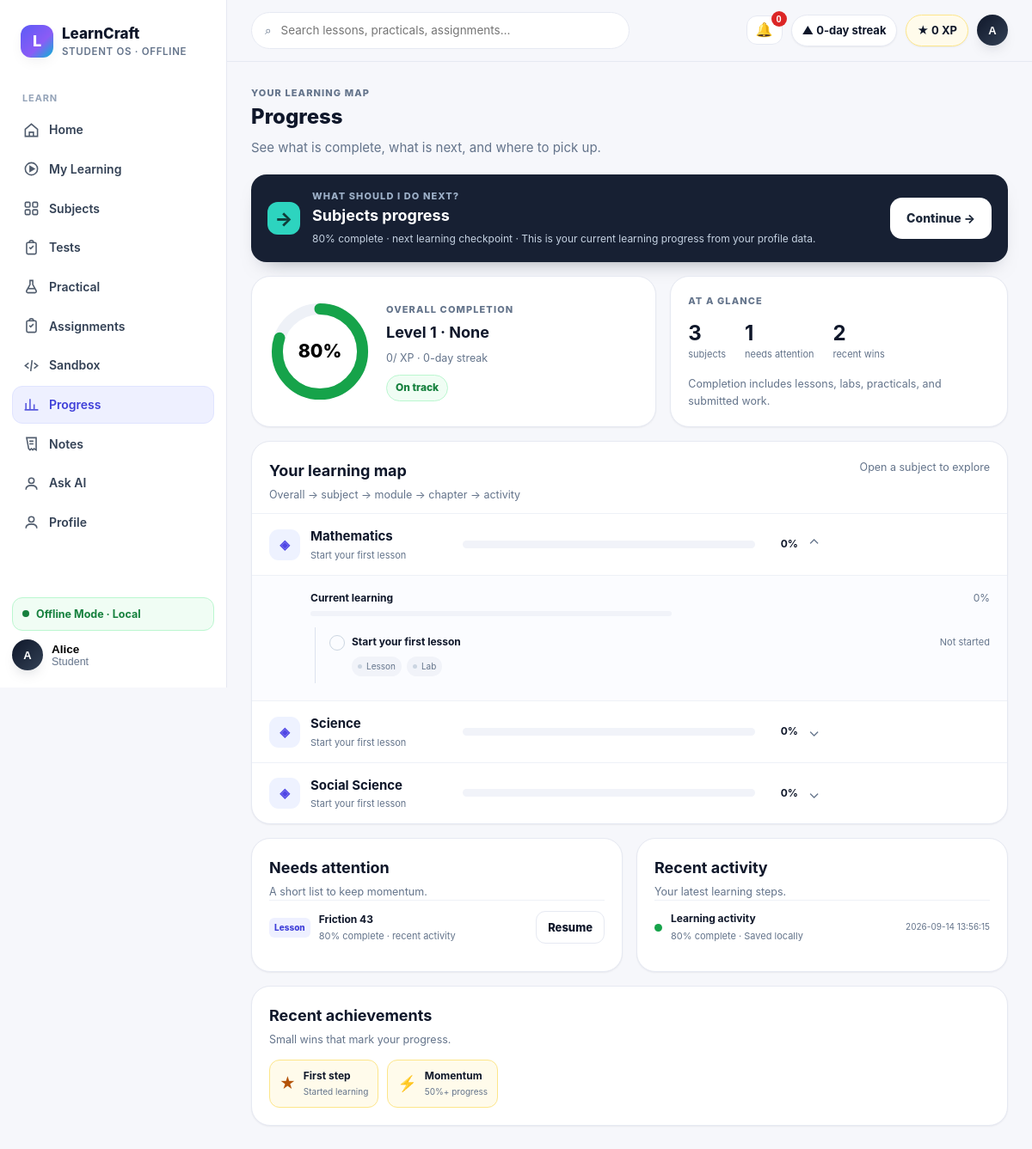
The page /progress (signed in) on the database its author committed.
### tables this page shows
CREATE TABLE users (
            id INTEGER PRIMARY KEY AUTOINCREMENT,
            name TEXT NOT NULL,
            email TEXT NOT NULL UNIQUE,
            password_hash TEXT NOT NULL,
            role TEXT NOT NULL DEFAULT 'STUDENT',
            avatar TEXT,
            bio TEXT,
            created_at TIMESTAMP NOT NULL DEFAULT CURRENT_TIMESTAMP,
            updated_at TIMESTAMP NOT NULL DEFAULT CURRENT_TIMESTAMP
        );

CREATE TABLE academic_subjects (
            subject_id TEXT PRIMARY KEY,
            board TEXT NOT NULL,
            class_level TEXT NOT NULL,
            academic_year TEXT NOT NULL,
            slug TEXT NOT NULL,
            name TEXT NOT NULL,
            description TEXT NOT NULL DEFAULT '',
            source_version TEXT NOT NULL,
            UNIQUE(board, class_level, academic_year, slug)
        );

CREATE TABLE learning_progress (
            id INTEGER PRIMARY KEY AUTOINCREMENT,
            user_id INTEGER NOT NULL,
            subject_slug TEXT,
            chapter_id TEXT,
            lesson_id TEXT,
            status TEXT NOT NULL DEFAULT 'not_started',
            percent_complete INTEGER NOT NULL DEFAULT 0,
            score REAL DEFAULT 0,
            last_activity TEXT,
            created_at TIMESTAMP NOT NULL DEFAULT CURRENT_TIMESTAMP,
            updated_at TIMESTAMP NOT NULL DEFAULT CURRENT_TIMESTAMP,
            UNIQUE(user_id, lesson_id),
            FOREIGN KEY (user_id) REFERENCES users(id) ON DELETE CASCADE
        );

### app/main.py (the view)
@app.route("/progress")
@require_auth
def progress():
    user = current_user()
    dashboard = build_user_progress_dashboard(user["id"])
    return render_template("pages/progress.html", title="Progress",
                           subjects=dashboard["subjects"], weekly=[],
                           progress_subjects=[{
                               "name": s["name"],
                               "slug": s["slug"],
                               "icon": s["icon"],
                               "bg": s["bg"],
                               "color": s["color"],
                               "progress": s["progress"],
                               "current_chapter": s["current_chapter"],
                               "modules": [{
                                   "title": "Current learning",
                                   "progress": s["progress"],
                                   "chapters": [{
                                       "title": s["current_chapter"],
                                       "progress": s["progress"],
                                       "status": "Completed" if s["progress"] >= 100 else ("In Progress" if s["progress"] > 0 else "Not started"),
                                       "activity": [
                                           {"name": "Lesson", "status": "Completed" if s["progress"] >= 100 else ("In progress" if s["progress"] > 0 else "Not started")},
                                           {"name": "Lab", "status": "Completed" if s["progress"] >= 100 else ("In progress" if s["progress"] > 0 else "Not started")},
                                       ]
                                   }]
                               }]
                           } for s in dashboard["subjects"]],
                           next_action=dashboard["next_action"], pending_work=dashboard["pending_work"],
                           activity_history=dashboard["activity_history"],
                           achievements=dashboard["achievements"], **shell_ctx("progress", user))

### app/database/connection.py (called while the page is built)
def resolve_db_path():
    configured = os.environ.get("LEARNCRAFT_DB_PATH")
    if configured:
        candidate = Path(configured)
        if not candidate.is_absolute():
            return (BASE_DIR / candidate).resolve()
        return candidate
    return DATA_DIR / "learncraft.db"

def get_connection():
    db_path = resolve_db_path()
    db_path.parent.mkdir(parents=True, exist_ok=True)
    connection = sqlite3.connect(db_path, timeout=30.0, check_same_thread=False)
    connection.row_factory = sqlite3.Row
    try:
        connection.execute("PRAGMA journal_mode=WAL")
        connection.execute("PRAGMA busy_timeout=30000")
        connection.execute("PRAGMA foreign_keys=ON")
    except sqlite3.Error:
        pass
    return connection

def _row_to_dict(row):
    return dict(row) if row else None

def get_user_by_id(user_id):
    connection = get_connection()
    user = connection.execute("SELECT * FROM users WHERE id = ?", (int(user_id),)).fetchone()
    connection.close()
    return _row_to_dict(user)

def user_payload(user):
    if not user:
        return None
    user_data = dict(user)
    user_data.pop("password_hash", None)
    return user_data

def get_user_progress(user_id):
    connection = get_connection()
    rows = connection.execute(
        "SELECT * FROM learning_progress WHERE user_id = ? ORDER BY updated_at DESC",
        (int(user_id),),
    ).fetchall()
    connection.close()
    return [dict(row) for row in rows]

### app/main.py (called while the page is built, shortened)
@app.before_request
def _lazy_runtime_bootstrap():
    global _RUNTIME_READY

def current_user():
    user_id = session.get("user_id")
    if not user_id:
        return None
    return user_payload(get_user_by_id(user_id))

def is_teacher_user(user=None):
    return bool(user) and user.get("role") in {"TEACHER", "ADMIN"}

def require_auth(view):
    @wraps(view)
    def wrapped(*args, **kwargs):
        user = current_user()
        return view(*args, **kwargs)
    return wrapped

def shell_ctx(active, user=None):
    pending = 0
    if user and user.get("role") == "STUDENT":
        try:
            pending = len(student_assignments(user["id"]))
        except Exception:
            pending = 0
    return dict(nav=M.NAV, student=build_student_profile(user), active=active, pending_count=pending,
                is_teacher=is_teacher_user(user))

### app/services/content_catalog.py (called while the page is built)
def _read_feature(filename: str) -> dict:
    path = FEATURES_DIR / filename
    if not path.exists():
        return {"subjects": []}
    return _read_json(path)

### frontend/templates/pages/progress.html
{% extends "base.html" %}{% from "components.html" import progressbar, badge %}
{% block content %}
<div class="page-head"><div><div class="eyebrow">Your learning map</div><div class="h1">Progress</div><p>See what is complete, what is next, and where to pick up.</p></div></div>
<section class="next-action"><div class="next-action-mark">→</div><div class="next-action-copy"><div class="eyebrow">What should I do next?</div><div class="h2">{{ next_action.title }}</div><p>{{ next_action.detail }} · {{ next_action.reason }}</p></div><a class="btn btn-primary" href="{{ next_action.href }}">{{ next_action.action }} →</a></section>
<div class="progress-overview"><section class="card overall-progress"><svg class="ring" viewBox="0 0 100 100"><circle cx="50" cy="50" r="42" fill="none" stroke="#EEF1F7" stroke-width="11"/><circle cx="50" cy="50" r="42" fill="none" stroke="#16A34A" stroke-width="11" stroke-linecap="round" stroke-dasharray="{{ student.overall_progress * 2.64 }} 264" transform="rotate(-90 50 50)"/><text x="50" y="56" text-anchor="middle" font-size="18" font-weight="800">{{ student.overall_progress }}%</text></svg><div><div class="eyebrow">Overall completion</div><div class="h2" style="margin-top:4px">Level {{ student.level }} · {{ student.rank }}</div><p class="caption">{{ student.xp }}/{{ student.xp_next }} XP · {{ student.streak_days }}-day streak</p><span class="badge ok">On track</span></div></section><section class="card overview-summary"><div class="eyebrow">At a glance</div><div class="summary-items"><div><b>{{ progress_subjects|length }}</b><span>subjects</span></div><div><b>{{ pending_work|length }}</b><span>needs attention</span></div><div><b>{{ achievements|selectattr('earned')|list|length }}</b><span>recent wins</span></div></div><div class="caption">Completion includes lessons, labs, practicals, and submitted work.</div></section></div>
<section class="progress-map"><div class="section-heading"><div><div class="h2">Your learning map</div><p class="caption">Overall → subject → module → chapter → activity</p></div><span class="caption">Open a subject to explore</span></div>{% for subject in progress_subjects %}<details class="progress-subject" {% if loop.first %}open{% endif %} data-search="{{ subject.name }}"><summary><span class="subject-icon" style="background:{{ subject.bg }};color:{{ subject.color }}">{{ subject.icon }}</span><span class="subject-name"><b>{{ subject.name }}</b><small>{{ subject.current_chapter }}</small></span><span class="subject-bar">{{ progressbar(subject.progress) }}</span><strong>{{ subject.progress }}%</strong><span class="summary-chevron">⌄</span></summary><div class="module-list">{% for module in subject.modules %}<div class="progress-module"><div class="module-head"><b>{{ module.title }}</b><span>{{ module.progress }}%</span></div>{{ progressbar(module.progress) }}<div class="chapter-list">{% for chapter in module.chapters %}<div class="progress-chapter"><div class="chapter-head"><span class="completion-dot {{ 'complete' if chapter.status == 'Completed' else ('current' if chapter.status == 'In Progress' else '') }}">{{ '✓' if chapter.status == 'Completed' else ('•' if chapter.status == 'In Progress' else '') }}</span><b>{{ chapter.title }}</b><span class="caption">{{ chapter.status }}</span></div><div class="activity-list">{% for activity in chapter.activity %}<span class="activity-chip {{ 'done' if activity.status == 'Completed' else ('current' if activity.status == 'In progress' else '') }}"><i></i>{{ activity.name }}</span>{% endfor %}</div></div>{% endfor %}</div></div>{% endfor %}</div></details>{% endfor %}</section>
<div class="progress-lower"><section class="card"><div class="section-heading"><div><div class="h2">Needs attention</div><p class="caption">A short list to keep momentum.</p></div></div>{% for item in pending_work %}<div class="pending-row"><span class="pending-kind">{{ item.kind }}</span><div><b>{{ item.title }}</b><small>{{ item.detail }}</small></div><a class="btn btn-secondary btn-sm" href="{{ item.href }}">{{ item.action }}</a></div>{% endfor %}</section><section class="card"><div class="section-heading"><div><div class="h2">Recent activity</div><p class="caption">Your latest learning steps.</p></div></div>{% for item in activity_history %}<div class="history-row"><span class="history-dot {{ item.tone }}"></span><div><b>{{ item.title }}</b><small>{{ item.detail }}</small></div><time>{{ item.time }}</time></div>{% endfor %}</section></div>
<section class="card achievements-section"><div class="section-heading"><div><div class="h2">Recent achievements</div><p class="caption">Small wins that mark your progress.</p></div></div><div class="achievement-strip">{% for a in achievements %}{% if a.earned %}<div class="achievement-mini"><span>{{ a.icon }}</span><div><b>{{ a.name }}</b><small>{{ a.desc }}</small></div></div>{% endif %}{% endfor %}</div></section>
{% endblock %}

### frontend/templates/base.html (shortened to what this page needs)
<!DOCTYPE html>
<html lang="en">
<head>
<link rel="stylesheet" href="/static/css/design-system.css">
</head>
<body>
{% from "components.html" import icon %}
<div class="shell">
  <aside class="sidebar" id="sidebar">
    <div class="brand"><div class="brand-mark">L</div><div><div class="brand-name">LearnCraft</div><div class="brand-sub">Student OS · Offline</div></div></div>
    <nav class="nav">
      <div class="nav-label">Learn</div>
      {% for item in nav %}
      <a class="nav-item {% if active == item.slug %}active{% endif %}" href="{{ item.href }}">{{ icon(item.icon) }}{{ item.label }}
      </a>
      {% endfor %}
    </nav>
    <div class="side-foot">
      <div class="offline-pill" data-network-pill><span class="dot pulse"></span><span>Offline Mode · Local</span></div>
      <div class="profile-menu-wrap sidebar-profile-wrap">
        <button class="mini-profile profile-trigger" type="button" aria-expanded="false" aria-controls="sidebarProfileMenu">
          <div class="avatar">{{ student.avatar }}</div>
          <div><div style="font-weight:800;font-size:13.5px">{{ student.name }}</div><div class="caption">{{ student.roll_no }}</div></div>
        </button>
      </div>
    </div>
  </aside>
  <div class="main">
    <div class="topbar">
      <div class="search">⌕ <input id="globalSearch" placeholder="Search lessons, practicals, assignments…" oninput="filterCards(this.value)"></div>
      <div class="top-actions">
        {% if not is_teacher %}
        <div class="notif-wrap">
          <button class="notif-btn" id="notifBell" type="button" aria-expanded="false" aria-controls="notifMenu" aria-label="Notifications">🔔<span class="notif-count" id="notifCount" hidden>0</span></button>
        </div>
        {% endif %}
        <span class="pill">▲ {{ student.streak_days }}-day streak</span>
        <span class="pill xp">★ {{ student.xp }} XP</span>
        <div class="profile-menu-wrap top-profile-wrap">
          <button class="profile-trigger top-profile-trigger" type="button" aria-expanded="false" aria-controls="topProfileMenu">
            <div class="avatar">{{ student.avatar }}</div>
          </button>
        </div>
      </div>
    </div>
    <div class="content">{% block content %}{% endblock %}</div>
  </div>
</div>
</body>
</html>

### frontend/templates/components.html (shortened to what this page needs)
{% macro icon(name) -%}
{% if name == 'home' %}<svg viewBox="0 0 24 24" fill="none" stroke="currentColor" stroke-width="2"><path d="M3 10.5 12 3l9 7.5V21H3z"/><path d="M9 21v-6h6v6"/></svg>
{% elif name == 'play' %}<svg viewBox="0 0 24 24" fill="none" stroke="currentColor" stroke-width="2"><circle cx="12" cy="12" r="9"/><path d="M10 8.5v7l6-3.5z" fill="currentColor"/></svg>
{% elif name == 'grid' %}<svg viewBox="0 0 24 24" fill="none" stroke="currentColor" stroke-width="2"><rect x="3" y="3" width="7" height="7" rx="1.5"/><rect x="14" y="3" width="7" height="7" rx="1.5"/><rect x="3" y="14" width="7" height="7" rx="1.5"/><rect x="14" y="14" width="7" height="7" rx="1.5"/></svg>
{% elif name == 'flask' %}<svg viewBox="0 0 24 24" fill="none" stroke="currentColor" stroke-width="2"><path d="M9 3h6M10 3v6l-5 9a2 2 0 0 0 1.8 3h10.4A2 2 0 0 0 19 18l-5-9V3"/><path d="M7.5 15h9"/></svg>
{% elif name == 'clip' %}<svg viewBox="0 0 24 24" fill="none" stroke="currentColor" stroke-width="2"><rect x="5" y="4" width="14" height="17" rx="2"/><path d="M9 4a3 3 0 0 1 6 0M9 11l2 2 4-4"/></svg>
{% elif name == 'code' %}<svg viewBox="0 0 24 24" fill="none" stroke="currentColor" stroke-width="2"><path d="m8 8-5 4 5 4M16 8l5 4-5 4M13 4l-2 16"/></svg>
{% elif name == 'chart' %}<svg viewBox="0 0 24 24" fill="none" stroke="currentColor" stroke-width="2"><path d="M4 20V10M10 20V4M16 20v-8M22 20H2"/></svg>
{% elif name == 'note' %}<svg viewBox="0 0 24 24" fill="none" stroke="currentColor" stroke-width="2"><path d="M5 3h14v18l-3-2-2 2-2-2-2 2-2-2z"/><path d="M9 8h6M9 12h6"/></svg>
{% elif name == 'user' %}<svg viewBox="0 0 24 24" fill="none" stroke="currentColor" stroke-width="2"><circle cx="12" cy="8" r="4"/><path d="M4 21c0-4 3.6-6 8-6s8 2 8 6"/></svg>
{% else %}<svg viewBox="0 0 24 24" fill="none" stroke="currentColor" stroke-width="2"><circle cx="12" cy="12" r="9"/></svg>
{% endif %}
{%- endmacro %}
{% macro progressbar(pct) -%}
<div class="pbar" role="progressbar" aria-valuenow="{{ pct }}" aria-valuemin="0" aria-valuemax="100"><i style="width:{{ pct }}%"></i></div>
{%- endmacro %}

### frontend/templates/base.html (style rules this page uses)
.notif-wrap { position:relative }
.notif-btn { position:relative;border:1px solid var(--line);background:var(--surface);border-radius:12px;padding:8px 10px;font-size:16px;cursor:pointer;line-height:1 }
.notif-count { position:absolute;top:-6px;right:-6px;min-width:18px;height:18px;border-radius:999px;background:#DC2626;color:#fff;font-size:11px;font-weight:800;display:grid;place-items:center;padding:0 4px }

### rows shown on the page
users: avatar "A", name "Alice", roll_no "Student"
academic_subjects: icon "◈", name "Mathematics", current_chapter "Start your first lesson", progress "0", title "Current learning", progress "0", title "Start your first lesson", status "Not started", name "Lesson" "Lab"
academic_subjects: icon "◈", name "Science", current_chapter "Start your first lesson", progress "0"
academic_subjects: icon "◈", name "Social Science", current_chapter "Start your first lesson", progress "0"
learning_progress: title "Learning activity", detail "80% complete · Saved locally", time "2026-09-14 13:56:15"

### other values the page prints
{{ item.label }} "Home" "My Learning" "Subjects" "Tests" "Practical" "Assignments" "Sandbox" "Progress" "Notes" "Ask AI" "Profile"
{{ student.streak_days }} "0"
{{ student.xp }} "0"
{{ next_action.title }} "Subjects progress"
{{ next_action.detail }} "80% complete · next learning checkpoint"
{{ next_action.reason }} "This is your current learning progress from your profile data."
{{ next_action.action }} "Continue"
{{ student.overall_progress }} "80"
{{ student.level }} "1"
{{ student.rank }} "None"
{{ progress_subjects|length }} "3"
{{ pending_work|length }} "1"
{{ achievements|selectattr('earned')|list|length }} "2"
{{ item.kind }} "Lesson"
{{ item.title }} "Friction 43"
